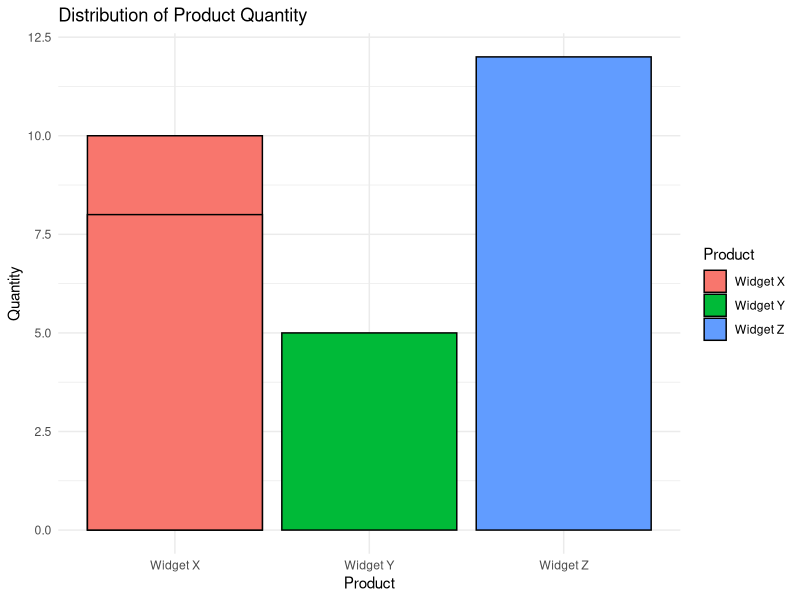
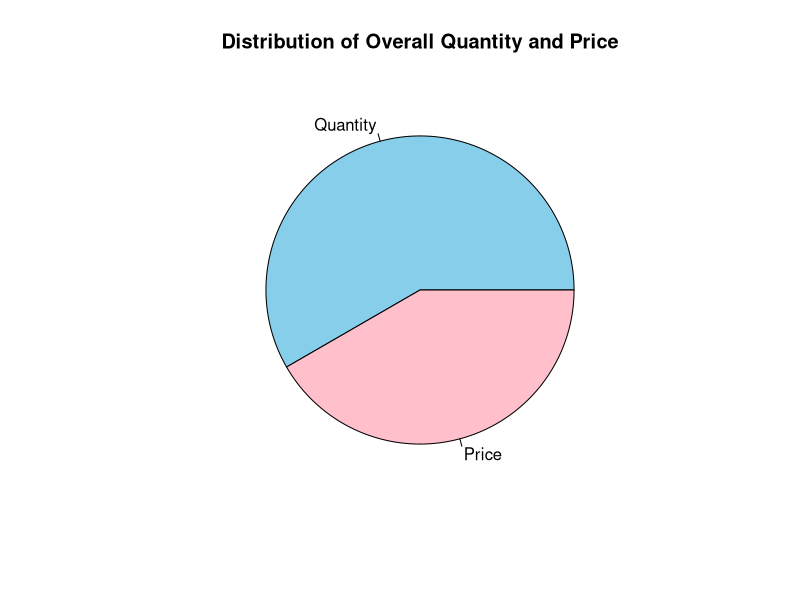
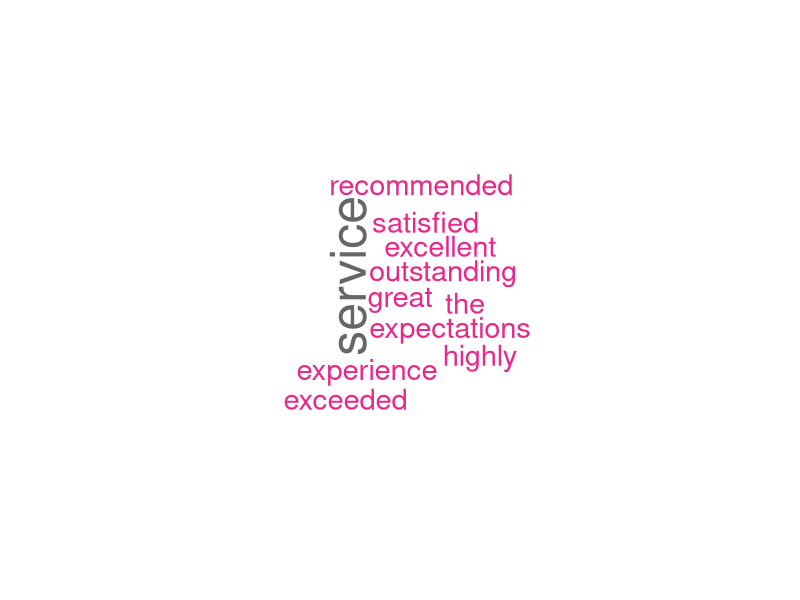

These charts were generated, in order, by the following R code:
# Order data
order_data <- data.frame(
  Order_ID = c(2001, 2002, 2003, 2004),
  Customer_Name = c("John", "Alice", "Bob", "Sarah"),
  Product = c("Widget X", "Widget Y", "Widget X", "Widget Z"),
  Quantity = c(10, 5, 8, 12),
  Price = c(5, 8, 5, 7)
)
#1
library(ggplot2)
ggplot(order_data, aes(x = Product, y = Quantity, fill = Product)) +
  geom_bar(stat = "identity", position = "dodge", color = "black") +
  labs(title = "Distribution of Product Quantity",
       x = "Product",
       y = "Quantity") +
  theme_minimal()
#2
total_quantity <- sum(order_data$Quantity)
total_price <- sum(order_data$Price)
pie(c(total_quantity, total_price),
    labels = c("Quantity", "Price"),
    col = c("skyblue", "pink"),
    main = "Distribution of Overall Quantity and Price")

#3
library(tm)
library(RColorBrewer)
library(wordcloud)
# Sample data
customer_data <- data.frame(
  Customer_ID = c(1, 2, 3, 4, 5),
  Age = c(28, 35, 42, 30, 45),
  Satisfaction_Score = c(4, 5, 3, 4, 5),
  Feedback = c(
    "The service was excellent! I am very satisfied.",
    "Great experience, highly recommended!",
    "Could be better. Not completely satisfied.",
    "The product quality needs improvement.",
    "Outstanding service, exceeded my expectations."
  )
)

# Text preprocessing
corpus <- Corpus(VectorSource(customer_data$Feedback))
corpus <- tm_map(corpus, content_transformer(tolower))
corpus <- tm_map(corpus, removePunctuation)
corpus <- tm_map(corpus, removeNumbers)
corpus <- tm_map(corpus, removeWords, stopwords("english"))

# Perform sentiment analysis (using a simple rule-based approach)
sentiment <- sapply(corpus, function(x) {
  ifelse(length(grep("excellent|great|outstanding", x)) > length(grep("poor|not satisfied|needs improvement", x)), "positive", "negative")
})

# Add sentiment to the data frame
customer_data$Sentiment <- sentiment

# Create a word cloud for positive feedback
positive_words <- customer_data$Feedback[customer_data$Sentiment == "positive"]
wordcloud(words = unlist(strsplit(positive_words, " ")), min.freq = 1, scale=c(3, 0.5), colors=brewer.pal(8, "Dark2"))
